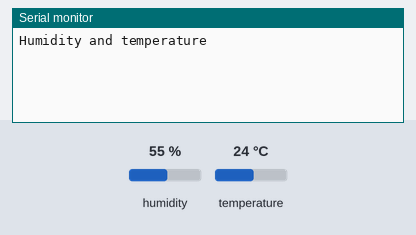
A sketch run on a simulated ESP8266 (NodeMCU). Shown: the last lines printed to the serial monitor. The inputs (shaded band) are chosen by the test bench; at power-on: humidity 55 %, temperature 24 °C.

Above: at 5.2 s.
5.3 s: humidity set to 22 %
At 10.5 s:
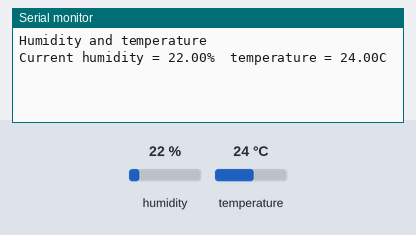
16.0 s: temperature set to 19 °C
At 19.5 s:
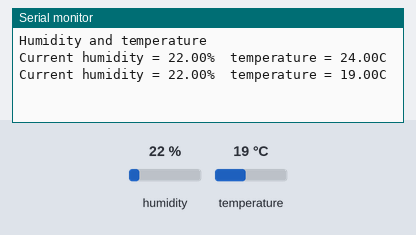

Measured:
- after the input at 5.3 s, the serial monitor: prints a new line after 4.7 s (image 1)
- after the input at 16.0 s, the serial monitor: prints a new line after 2.1 s (image 2)

The sketch:

temperatura.ino
```cpp
#include "DHT.h"        // including the library of DHT11 temperature and humidity sensor
#define DHTTYPE DHT11   // DHT 11

#define dht_dpin D3
DHT dht(dht_dpin, DHTTYPE);

void setup()
{
  delay(2000);
  dht.begin();
  Serial.begin(115200);
  Serial.println("Humidity and temperature\n\n");
  delay(2000);
}

void loop() {
    delay(2000);
    float h = dht.readHumidity();
    delay(2000);
    float t = dht.readTemperature();
    delay(2000);
    Serial.print("Current humidity = ");
    Serial.print(h);
    Serial.print("%  ");
    Serial.print("temperature = ");
    Serial.print(t);
    Serial.println("C  ");
  delay(2000);
}
```
